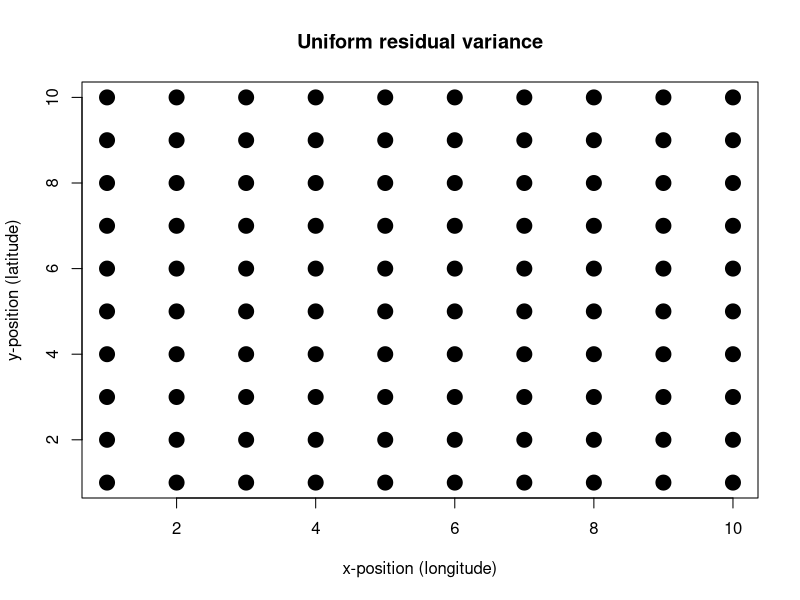
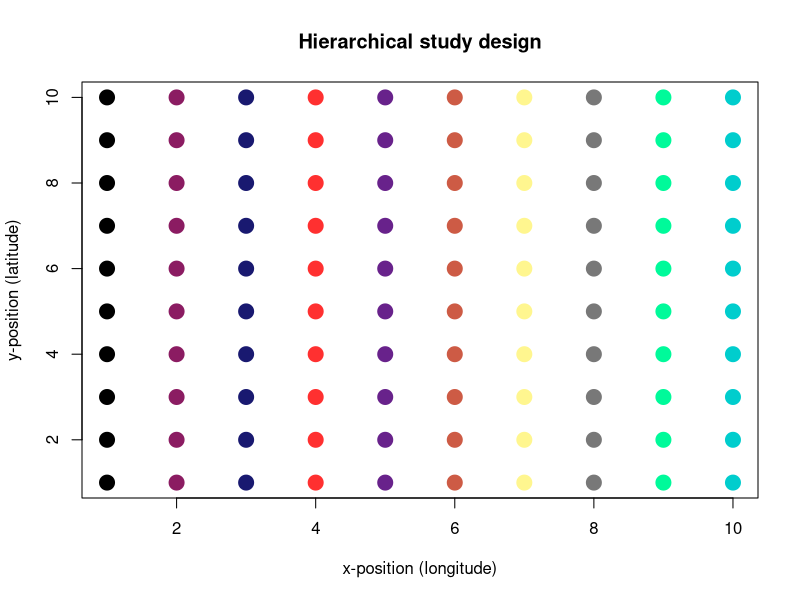
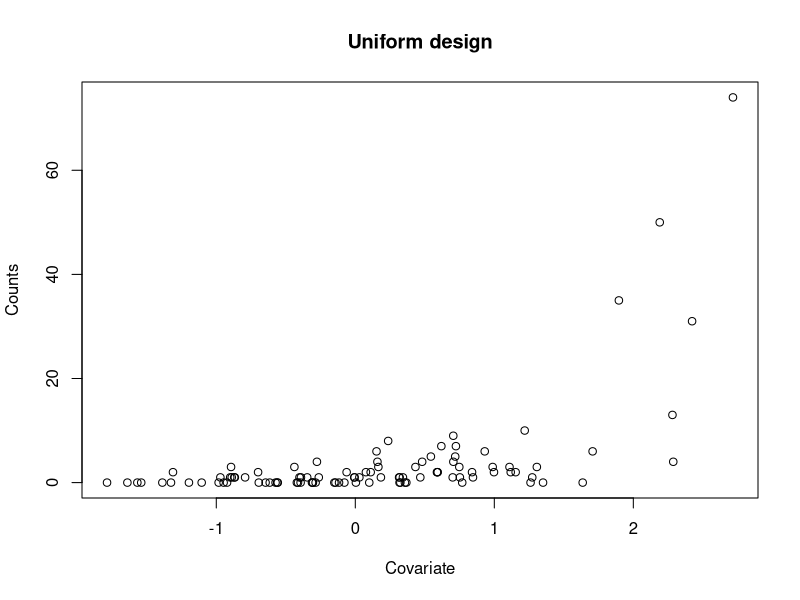
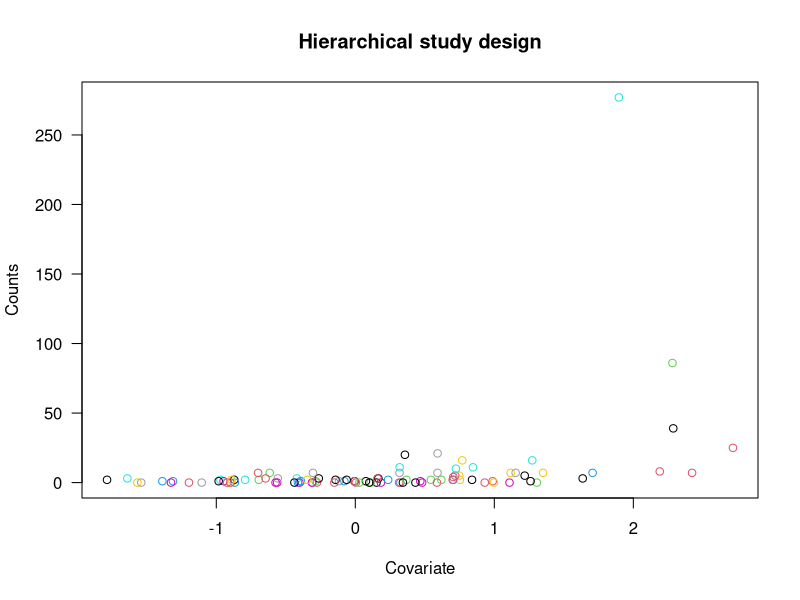

Source code (R) for these figures, in order:
## ---- chunk 1
x_cord <- 1:10
y_cord <- 1:10
d <- expand.grid(x_cord,y_cord)
plot(d,pch=19,col="black",cex=2,xlab="x-position (longitude)",ylab="y-position (latitude)"
     ,main="Uniform residual variance")

## ---- chunk 2

patches <-c("black","maroon4","midnightblue","firebrick1","darkorchid4",
            "coral3","khaki1","gray47","mediumspringgreen","cyan3")

plot(d,pch=19,col=patches,cex=2,xlab="x-position (longitude)",ylab="y-position (latitude)"
     ,main="Hierarchical study design")
## ---- chunk 3
n = 100
set.seed(7)
x = rnorm(n)
sample.id = 1:n
beta1 = 0
beta2 = 1
sigma = 1
L = beta1 + beta2*x
L_link = rpois(n,exp(L))
y = rpois(n,exp(L+ rnorm(n, sd=sigma))) 
data <- data.frame(sampling_unit=sample.id,covariate=x,counts=y,predictor=L,predictor_pois=L_link)
plot(x,y,xlab="Covariate",ylab="Counts"
     ,main="Uniform design")
## ---- chunk 4
n = 100
L = beta1 + beta2*x
L_link = rpois(n,exp(L))
np = 10
plot.id = c(rep(1:10,10))
sigma.plot = 1
ap = rnorm(np, sd = sigma.plot)
a = ap[plot.id]
y = rpois(n,exp(L+ a + rnorm(n, sd = sigma))) 
plot.id = as.factor(plot.id)
data2 <- data.frame(sampling_unit=sample.id,plots=plot.id,covariate=x,counts=y,predictor=L,plot_effect=a,predictor_pois=L_link)
plot(x,y,col = plot.id, las = 1,xlab="Covariate",ylab="Counts"
     ,main="Hierarchical study design")
